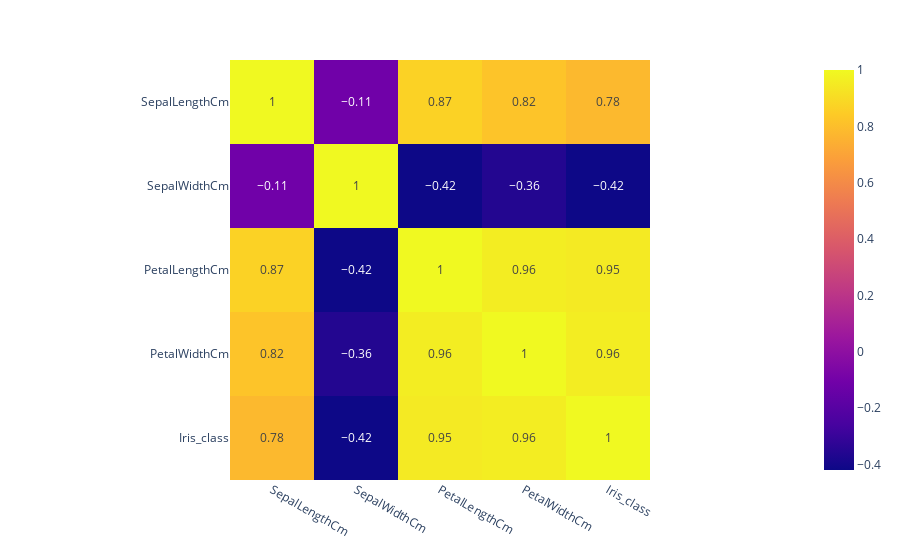

The notebook cell this image was saved under:
### Markdown cell above
Now correlation ))

### Code cell
show_correlation(df)

### Figure 1 — Plotly figure (JSON) as saved in the notebook; plotly's stock layout.template omitted (floating-point values rounded to 4 significant figures)
{"data": [{"coloraxis": "coloraxis", "hovertemplate": "x: %{x}<br>y: %{y}<br>color: %{z}<extra></extra>", "name": "0", "texttemplate": "%{z}", "type": "heatmap", "x": ["SepalLengthCm", "SepalWidthCm", "PetalLengthCm", "PetalWidthCm", "Iris_class"], "xaxis": "x", "y": ["SepalLengthCm", "SepalWidthCm", "PetalLengthCm", "PetalWidthCm", "Iris_class"], "yaxis": "y", "z": [[1, -0.11, 0.87, 0.82, 0.78], [-0.11, 1, -0.42, -0.36, -0.42], [0.87, -0.42, 1, 0.96, 0.95], [0.82, -0.36, 0.96, 1, 0.96], [0.78, -0.42, 0.95, 0.96, 1]]}], "layout": {"coloraxis": {"colorscale": [[0, "#0d0887"], [0.1111, "#46039f"], [0.2222, "#7201a8"], [0.3333, "#9c179e"], [0.4444, "#bd3786"], [0.5556, "#d8576b"], [0.6667, "#ed7953"], [0.7778, "#fb9f3a"], [0.8889, "#fdca26"], [1, "#f0f921"]]}, "margin": {"t": 60}, "xaxis": {"anchor": "y", "constrain": "domain", "domain": [0, 1], "scaleanchor": "y"}, "yaxis": {"anchor": "x", "autorange": "reversed", "constrain": "domain", "domain": [0, 1]}}}
